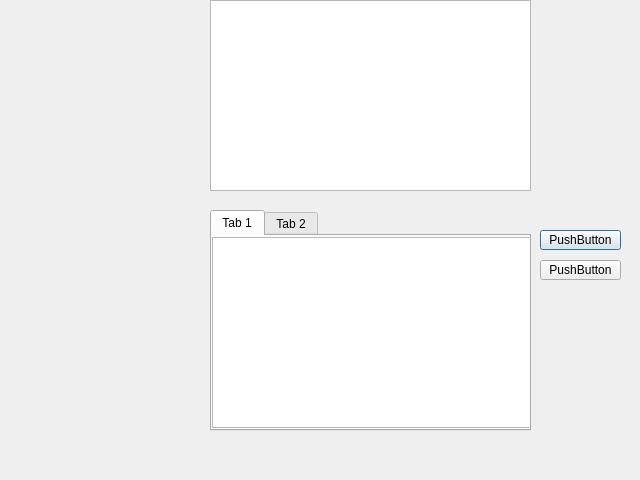
<?xml version="1.0" encoding="UTF-8"?>
<ui version="4.0">
 <class>Dialog</class>
 <widget class="QDialog" name="Dialog">
  <property name="geometry">
   <rect>
    <x>0</x>
    <y>0</y>
    <width>640</width>
    <height>480</height>
   </rect>
  </property>
  <property name="windowTitle">
   <string>Dialog</string>
  </property>
  <widget class="QTableWidget" name="tableWidget">
   <property name="geometry">
    <rect>
     <x>210</x>
     <y>0</y>
     <width>321</width>
     <height>191</height>
    </rect>
   </property>
  </widget>
  <widget class="QPushButton" name="pushButton">
   <property name="geometry">
    <rect>
     <x>540</x>
     <y>230</y>
     <width>81</width>
     <height>20</height>
    </rect>
   </property>
   <property name="text">
    <string>PushButton</string>
   </property>
  </widget>
  <widget class="QPushButton" name="pushButton_2">
   <property name="geometry">
    <rect>
     <x>540</x>
     <y>260</y>
     <width>81</width>
     <height>20</height>
    </rect>
   </property>
   <property name="text">
    <string>PushButton</string>
   </property>
  </widget>
  <widget class="QTabWidget" name="tabWidget">
   <property name="geometry">
    <rect>
     <x>210</x>
     <y>210</y>
     <width>321</width>
     <height>221</height>
    </rect>
   </property>
   <property name="currentIndex">
    <number>0</number>
   </property>
   <widget class="QWidget" name="tab">
    <attribute name="title">
     <string>Tab 1</string>
    </attribute>
    <widget class="QTableWidget" name="tableWidget_2">
     <property name="geometry">
      <rect>
       <x>0</x>
       <y>1</y>
       <width>321</width>
       <height>191</height>
      </rect>
     </property>
    </widget>
   </widget>
   <widget class="QWidget" name="tab_2">
    <attribute name="title">
     <string>Tab 2</string>
    </attribute>
   </widget>
  </widget>
 </widget>
 <resources/>
 <connections/>
</ui>
